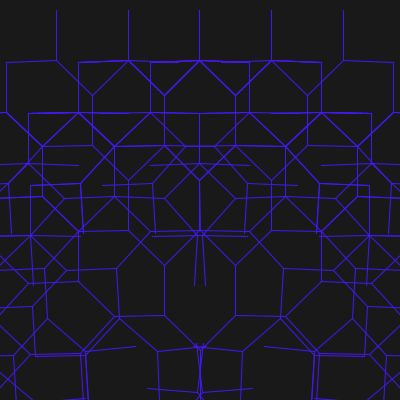
Frame 1 (no input)
Frame 60 (the mouse pressed at the canvas centre just before this capture): identical to frame 1, image omitted
Frame 120 (the mouse held since frame 60 and released just before this capture): identical to frame 1, image omitted

The Processing sketch that drew this single still picture (run headless with seeded random() and noise(); from frame 60 on, the mouse is pressed at the canvas centre):

// Processing sketch: processing_45787
// ── processing_45787.pde

/////////////////////////////////////////////
// Author: Alex Hollander, 8/25/11 Fractlas//
/////////////////////////////////////////////

float ax=-.8;
float ay=.8;

void setup() {
  size(400,400);
  background(25);
  float h = random(100); //gives the hue, saturation, and brightness
  float s = random(100); // random properties
  float b = random(255);
  stroke(h,s,b);
  smooth();
  recfun(width/2,height,-HALF_PI,8); // recfun = recursive function
}

void draw() {
}

void recfun(float x,float y, float a, int c) { //defining recfun
  float nx=x+50*cos(a);
  float ny=y+50*sin(a);
  line(x,y,nx,ny);
  if (c>0) {
    recfun(nx,ny,a+ax,c-1);
    recfun(nx,ny,a+ay,c-1);
  }
}

void mousePressed() { // when the mouse is pressed a new design will be 
  float h = random(175);//emerge
  float s = random(150); 
  float b = random(150);
  stroke(h,s,b);
  background(25);
  ax=random(-PI,PI);
  ay=random(-PI,PI);
  recfun(width/2,(height/3)*2,-HALF_PI,8);
}

                
                                
